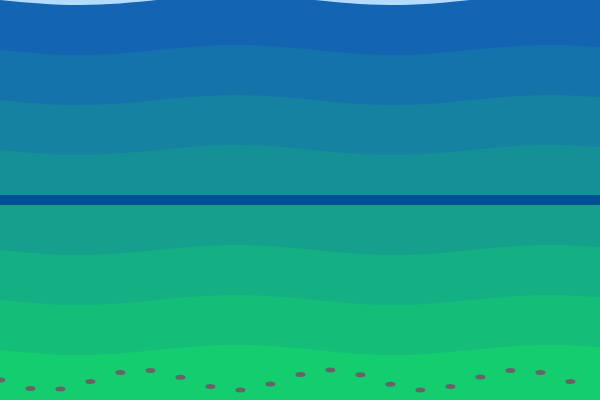
Frame 1 (no input)
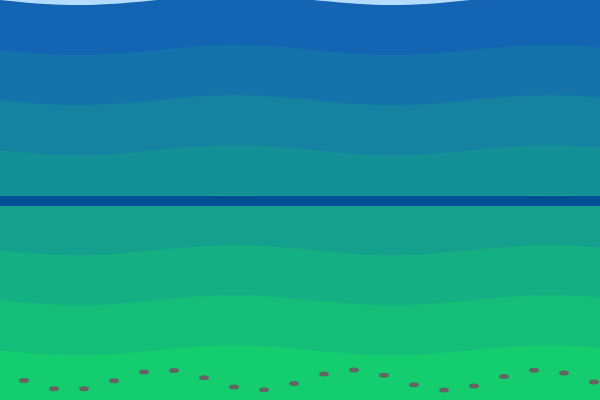
Frame 60 (no input)
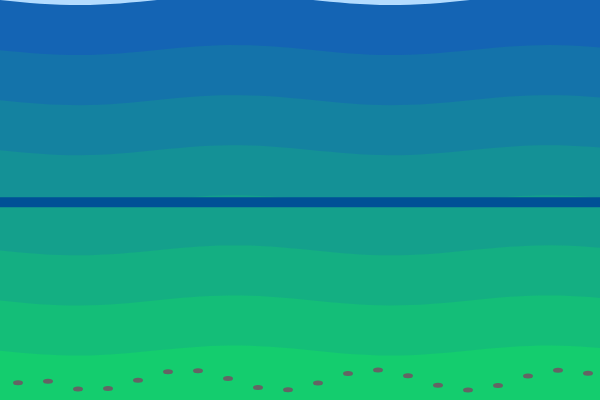
Frame 120 (the mouse pressed at the canvas centre since frame 60)

The p5.js sketch that drew these frames (run headless with seeded random() and noise() and a simulated clock; from frame 60 on, the mouse is pressed at the canvas centre):

// p5.js sketch
// ── sketch.js
let bands = [];
let time = 0;
const numBands = 8;
const waveHeight = 30;

function setup() {
  createCanvas(600, 400);
  for (let i = 0; i < numBands; i++) {
    bands.push({
      y: height / numBands * i,
      color: color(20, 100 + i * 15, 180 - i * 10),
      speed: 0.005 + i * 0.001,
      amplitude: 5 + i * 2
    });
  }
}

function draw() {
  background(180, 220, 255);
  time += 0.02;

  for (let i = 0; i < bands.length; i++) {
    const band = bands[i];
    const offset = sin(time * band.speed) * band.amplitude;
    
    fill(band.color);
    noStroke();
    
    // Draw a wave-like band
    beginShape();
    for (let x = 0; x <= width; x += 10) {
      const y = band.y + offset + sin(x * 0.02 + time * band.speed) * 5;
      vertex(x, y);
    }
    vertex(width, height);
    vertex(0, height);
    endShape(CLOSE);
  }

  // Draw high water mark
  const highWaterY = height / 2 + sin(time * 0.03) * waveHeight;
  fill(0, 80, 150);
  noStroke();
  rect(0, highWaterY - 5, width, 10);

  // Draw some rocks
  fill(100);
  for (let i = 0; i < 20; i++) {
    const x = (time * 20 + i * 30) % width;
    const y = height - 20 + sin(time * 0.05 + i) * 10;
    ellipse(x, y, 10, 5);
  }
}
